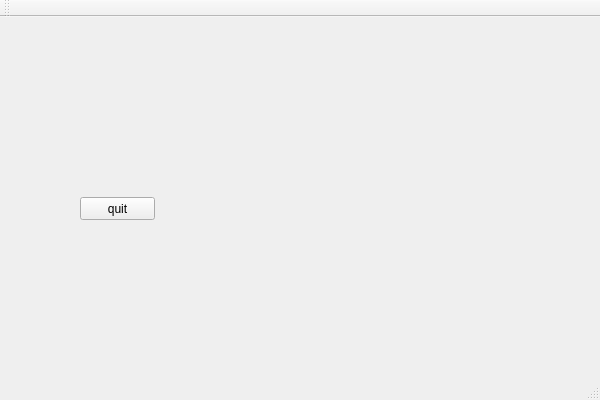
<?xml version="1.0" encoding="UTF-8"?>
<ui version="4.0">
 <class>CrapFGClass</class>
 <widget class="QMainWindow" name="CrapFGClass">
  <property name="geometry">
   <rect>
    <x>0</x>
    <y>0</y>
    <width>600</width>
    <height>400</height>
   </rect>
  </property>
  <property name="windowTitle">
   <string>CrapFG</string>
  </property>
  <widget class="QWidget" name="centralWidget">
   <widget class="QPushButton" name="pushButton">
    <property name="geometry">
     <rect>
      <x>80</x>
      <y>180</y>
      <width>75</width>
      <height>23</height>
     </rect>
    </property>
    <property name="text">
     <string>quit</string>
    </property>
   </widget>
  </widget>
  <widget class="QMenuBar" name="menuBar">
   <property name="geometry">
    <rect>
     <x>0</x>
     <y>0</y>
     <width>600</width>
     <height>21</height>
    </rect>
   </property>
  </widget>
  <widget class="QToolBar" name="mainToolBar">
   <attribute name="toolBarArea">
    <enum>TopToolBarArea</enum>
   </attribute>
   <attribute name="toolBarBreak">
    <bool>false</bool>
   </attribute>
  </widget>
  <widget class="QStatusBar" name="statusBar"/>
 </widget>
 <layoutdefault spacing="6" margin="11"/>
 <resources>
  <include location="crapfg.qrc"/>
 </resources>
 <connections>
  <connection>
   <sender>pushButton</sender>
   <signal>clicked()</signal>
   <receiver>CrapFGClass</receiver>
   <slot>close()</slot>
   <hints>
    <hint type="sourcelabel">
     <x>117</x>
     <y>224</y>
    </hint>
    <hint type="destinationlabel">
     <x>299</x>
     <y>199</y>
    </hint>
   </hints>
  </connection>
 </connections>
</ui>
